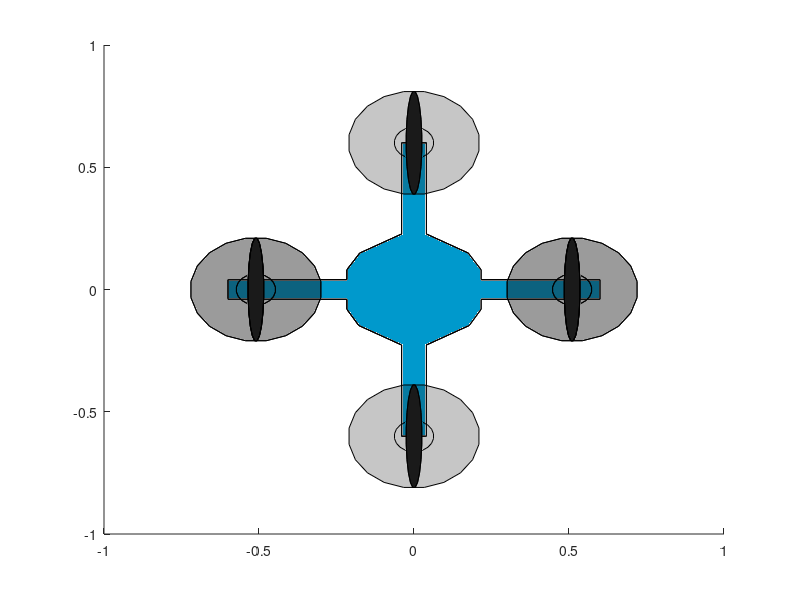

MATLAB code for this plot:
function [UAV] = myDrone()
  
% Plot_UAVe(x1(1),y1(1),z1(1),0,0,pi,1.2)
az = pi;
scale = 1
scale=0.3*scale;   
dx=0;dy=0;dz=0; 
ax=0;
ay=0;
az=0;

%M1=Plot_UAVe(x1(1),y1(1),z1(1),0,0,phi(1),1.2); % Plot UAV initial position x1,y1 and phi orientation

Rx=[ 1, 0, 0; 0, cos(ax), -sin(ax); 0, sin(ax), cos(ax)];
Ry=[ cos(ay), 0, sin(ay); 0, 1, 0; -sin(ay), 0, cos(ay)];
Rz=[ cos(az), -sin(az), 0; sin(az), cos(az), 0; 0, 0,1];

R=Rx*Ry*Rz;
body=[
-8.524 -3.178 0;
-8.524 -1.575 0;
-23.622 -1.575 0;
-23.622 1.575 0;
-8.524 1.575 0;
-8.524 3.178 0;
-6.884 5.868 0;
-1.575 8.933 0;
-1.575 23.622 0;
1.575 23.622 0;
1.575 8.933 0;
6.884 5.868 0;
8.524 3.178 0;
8.524 1.575 0;
23.622 1.575 0;
23.622 -1.575 0;
8.524 -1.575 0;
8.524 -3.178 0;
7.014 -5.793 0;
1.575 -8.933 0;
1.575 -23.622 0;
-1.575 -23.622 0;
-1.575 -8.933 0;
-7.014 -5.793 0;]*1/(3.937*3);
zb = 0.2;

body1=[body(:,1) body(:,2) body(:,3)+zb];
bodysize=1;

for k=1:length(body(:,1))-1
    sp1=[body(k,1) body(k,2) body(k,3);body(k+1,1) body(k+1,2) body(k,3); body(k+1,1) body(k+1,2) body1(k,3); body(k,1)  body(k,2) body1(k,3)]*scale*R;
  UAV(k)=patch(sp1(:,1)+dx,sp1(:,2)+dy,sp1(:,3)+dz,[0.1 0.1 0.1]);
if k==length(body(:,1))-1
    sp1=[body(length(body),1) body(length(body),2) body(k,3); body(1,1) body(1,2) body(k,3); body(1,1) body(1,2) body1(k,3);body(length(body),1) body(length(body),2) body1(k,3)]*scale*R;
   UAV(k+1)= patch(sp1(:,1)+dx,sp1(:,2)+dy,sp1(:,3)+dz,[0.1 0.1 0.1]);
end
end

bodysize=bodysize+k;
body=body*scale*R;
body1=body1*scale*R;
UAV(bodysize+1)=patch(body(:,1)+dx,body(:,2)+dy,body(:,3)+dz,[0 0.6 0.8]);
UAV(bodysize+2)=patch(body1(:,1)+dx,body1(:,2)+dy,body1(:,3)+dz,[0 0.6 0.8]);

% cubre elices
a=pi/10;
th=pi/4:a:2*pi+pi/4;

x=1.4142*cos(th)*0.5;
y=1.4142*sin(th)*0.5;
z=0.21*ones(1,length(th));

hp1=[x'-1.7 y' z']*scale*R;    % arriba
hp2=[x'+1.7 y' z']*scale*R;    % arriba

hp3=[x'-1.7 y' z']*scale*R;
hp4=[x'+1.7 y' z']*scale*R;

hp5=[x' y'-2 z']*scale*R;
hp6=[x' y'+2 z']*scale*R;

UAV(bodysize+3)=patch(hp1(:,1)+dx,hp1(:,2)+dy,hp1(:,3)+dz,[0.1 0.1 0.1],'FaceAlpha',0.25);
UAV(bodysize+4)=patch(hp2(:,1)+dx,hp2(:,2)+dy,hp2(:,3)+dz,[0.1 0.1 0.1],'FaceAlpha',0.25);
UAV(bodysize+5)=patch(hp3(:,1)+dx,hp3(:,2)+dy,hp3(:,3)+dz,[0.1 0.1 0.1],'FaceAlpha',0.25);
UAV(bodysize+6)=patch(hp4(:,1)+dx,hp4(:,2)+dy,hp4(:,3)+dz,[0.1 0.1 0.1],'FaceAlpha',0.25);
UAV(bodysize+7)=patch(hp5(:,1)+dx,hp5(:,2)+dy,hp5(:,3)+dz,[0.1 0.1 0.1],'FaceAlpha',0.25);
UAV(bodysize+8)=patch(hp6(:,1)+dx,hp6(:,2)+dy,hp6(:,3)+dz,[0.1 0.1 0.1],'FaceAlpha',0.25);

% Propellers

x=1.4142*cos(th)*0.06;
y=1.4142*sin(th)*0.5;
z=0.22*ones(1,length(th));

h1=[x'+1.7 y' z']*scale*R;
h2=[x'+1.7 y' z']*scale*R;
h3=[x'-1.7 y' z']*scale*R;
h4=[x'-1.7 y' z']*scale*R;

h5=[x'+1.7 y' z']*scale*R;
h6=[x'+1.7 y' z']*scale*R;
h7=[x'-1.7 y' z']*scale*R;
h8=[x'-1.7 y' z']*scale*R;

h9=[x' y'-2 z']*scale*R;
h10=[x' y'-2 z']*scale*R;
h11=[x' y'+2 z']*scale*R;
h12=[x' y'+2 z']*scale*R;


UAV(bodysize+9)=patch(h1(:,1)+dx,h1(:,2)+dy,h1(:,3)+dz,[0.1 0.1 0.1]);
UAV(bodysize+10)=patch(h2(:,1)+dx,h2(:,2)+dy,h2(:,3)+dz,[0.1 0.1 0.1]);
UAV(bodysize+11)=patch(h3(:,1)+dx,h3(:,2)+dy,h3(:,3)+dz,[0.1 0.1 0.1]);
UAV(bodysize+12)=patch(h4(:,1)+dx,h4(:,2)+dy,h4(:,3)+dz,[0.1 0.1 0.1]);
UAV(bodysize+13)=patch(h5(:,1)+dx,h5(:,2)+dy,h5(:,3)+dz,[0.1 0.1 0.1]);
UAV(bodysize+14)=patch(h6(:,1)+dx,h6(:,2)+dy,h6(:,3)+dz,[0.1 0.1 0.1]);
UAV(bodysize+15)=patch(h7(:,1)+dx,h7(:,2)+dy,h7(:,3)+dz,[0.1 0.1 0.1]);
UAV(bodysize+16)=patch(h8(:,1)+dx,h8(:,2)+dy,h8(:,3)+dz,[0.1 0.1 0.1]);
UAV(bodysize+17)=patch(h9(:,1)+dx,h9(:,2)+dy,h9(:,3)+dz,[0.1 0.1 0.1]);
UAV(bodysize+18)=patch(h10(:,1)+dx,h10(:,2)+dy,h10(:,3)+dz,[0.1 0.1 0.1]);
UAV(bodysize+19)=patch(h11(:,1)+dx,h11(:,2)+dy,h11(:,3)+dz,[0.1 0.1 0.1]);
UAV(bodysize+20)=patch(h12(:,1)+dx,h12(:,2)+dy,h12(:,3)+dz,[0.1 0.1 0.1]);

%% MOTORS

bodysize=bodysize+20;

a=pi/10;
th=pi/4:a:2*pi+pi/4;

x=1.4142*cos(th)*0.15;
y=1.4142*sin(th)*0.15;
z=0*ones(1,length(th));

hp1=[x'+1.7 y' z'];
hp2=[x'-1.7 y' z'];
hp3=[x'-1.7 y' z'];
hp4=[x'+1.7 y' z'];
hp5=[x' y'-2 z'];
hp6=[x' y'+2 z'];

zb=0.21;



for k=1:length(hp1)-1
    sp1=[hp1(k,1) hp1(k,2) 0;hp1(k+1,1) hp1(k+1,2) 0; hp1(k+1,1) hp1(k+1,2) zb; hp1(k,1)  hp1(k,2) zb]*scale*R;
  UAV(bodysize+k)=patch(sp1(:,1)+dx,sp1(:,2)+dy,sp1(:,3)+dz,'r');
if k==length(hp1)-1
    sp1=[hp1(length(hp1),1) hp1(length(hp1),2) 0; hp1(1,1) hp1(1,2) 0; hp1(1,1) hp1(1,2) zb;hp1(length(hp1),1) hp1(length(hp1),2) zb]*scale*R;
  UAV(bodysize+k+1)=patch(sp1(:,1)+dx,sp1(:,2)+dy,sp1(:,3)+dz,'r');
end
end
bodysize=bodysize+k+1;
for k=1:length(hp2)-1
    sp1=[hp2(k,1) hp2(k,2) 0;hp2(k+1,1) hp2(k+1,2) 0; hp2(k+1,1) hp2(k+1,2) zb; hp2(k,1)  hp2(k,2) zb]*scale*R;
  UAV(bodysize+k)=patch(sp1(:,1)+dx,sp1(:,2)+dy,sp1(:,3)+dz,'r');
if k==length(hp2)-1
    sp1=[hp2(length(hp2)) hp2(length(hp2),2) 0; hp2(1,1) hp2(1,2) 0; hp2(1,1) hp2(1,2) zb;hp2(length(hp2),1) hp2(length(hp2),2) zb]*scale*R;
  UAV(bodysize+k+1)=patch(sp1(:,1)+dx,sp1(:,2)+dy,sp1(:,3)+dz,'r');
end
end

bodysize=bodysize+k+1;
for k=1:length(hp3)-1
    sp1=[hp3(k,1) hp3(k,2) 0;hp3(k+1,1) hp3(k+1,2) 0; hp3(k+1,1) hp3(k+1,2) zb; hp3(k,1)  hp3(k,2) zb]*scale*R;
  UAV(bodysize+k)=patch(sp1(:,1)+dx,sp1(:,2)+dy,sp1(:,3)+dz,'r');
if k==length(hp3)-1
    sp1=[hp3(length(hp3)) hp3(length(hp3),2) 0; hp3(1,1) hp3(1,2) 0; hp3(1,1) hp3(1,2) zb;hp3(length(hp3),1) hp3(length(hp3),2) zb]*scale*R;
    UAV(bodysize+k+1)=patch(sp1(:,1)+dx,sp1(:,2)+dy,sp1(:,3)+dz,'r');
end
end
bodysize=bodysize+k+1;
for k=1:length(hp4)-1
    sp1=[hp4(k,1) hp4(k,2) 0;hp4(k+1,1) hp4(k+1,2) 0; hp4(k+1,1) hp4(k+1,2) zb; hp4(k,1)  hp4(k,2) zb]*scale*R;
  UAV(bodysize+k)=patch(sp1(:,1)+dx,sp1(:,2)+dy,sp1(:,3)+dz,'r');
if k==length(hp4)-1
    sp1=[hp4(length(hp4)) hp4(length(hp4),2) 0; hp4(1,1) hp4(1,2) 0; hp4(1,1) hp4(1,2) zb;hp4(length(hp4),1) hp4(length(hp4),2) zb]*scale*R;
   UAV(bodysize+k+1)= patch(sp1(:,1)+dx,sp1(:,2)+dy,sp1(:,3)+dz,'r');
end
end
bodysize=bodysize+k+1;
for k=1:length(hp5)-1
    sp1=[hp5(k,1) hp5(k,2) 0;hp5(k+1,1) hp5(k+1,2) 0; hp5(k+1,1) hp5(k+1,2) zb; hp5(k,1)  hp5(k,2) zb]*scale*R;
  UAV(bodysize+k)=patch(sp1(:,1)+dx,sp1(:,2)+dy,sp1(:,3)+dz,'r');
if k==length(hp5)-1
    sp1=[hp5(length(hp5)) hp5(length(hp5),2) 0; hp5(1,1) hp5(1,2) 0; hp5(1,1) hp5(1,2) zb;hp5(length(hp5),1) hp5(length(hp5),2) zb]*scale*R;
   UAV(bodysize+k+1)= patch(sp1(:,1)+dx,sp1(:,2)+dy,sp1(:,3)+dz,'r');
end
end
bodysize=bodysize+k+1;
for k=1:length(hp6)-1
    sp1=[hp6(k,1) hp6(k,2) 0;hp6(k+1,1) hp6(k+1,2) 0; hp6(k+1,1) hp6(k+1,2) zb; hp6(k,1)  hp6(k,2) zb]*scale*R;
  UAV(bodysize+k)=patch(sp1(:,1)+dx,sp1(:,2)+dy,sp1(:,3)+dz,'r');
if k==length(hp6)-1
    sp1=[hp6(length(hp6)) hp6(length(hp6),2) 0; hp6(1,1) hp6(1,2) 0; hp6(1,1) hp6(1,2) zb;hp6(length(hp6),1) hp6(length(hp6),2) zb]*scale*R;
   UAV(bodysize+k+1)= patch(sp1(:,1)+dx,sp1(:,2)+dy,sp1(:,3)+dz,'r');
end
end
bodysize=bodysize+k+1;

hp1=hp1*scale*R;
hp2=hp2*scale*R;
hp3=hp3*scale*R;
hp4=hp4*scale*R;
hp5=hp5*scale*R;
hp6=hp6*scale*R;

